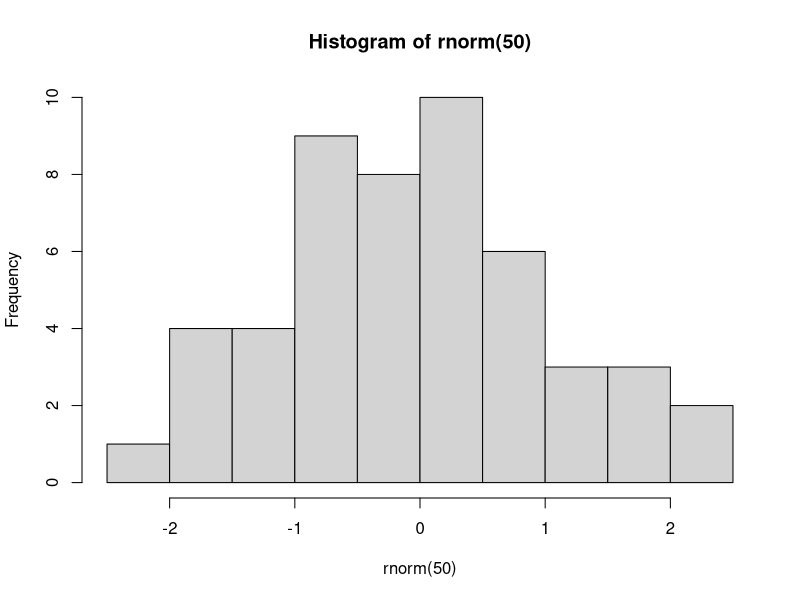

This chart was generated by the following R code:
## ---- chunk 1
#|echo: TRUE
1 + 2
## ---- chunk 2
#|echo: TRUE
1 * 100
## ---- chunk 3
#|echo: TRUE
1 / 100
## ---- chunk 4
#|echo: TRUE
rnorm(50)
## ---- chunk 5
#|echo: TRUE
hist(rnorm(50))
## ---- chunk 6
#|echo: TRUE
# create a vector
vec <- c(1, 2, 3, 4, 5) 
mean(vec)    # mean of vector
## ---- chunk 7
#|echo: TRUE
# Create a numeric vector
numbers <- c(1, 2, 3, 4, 5)

# Create a character vector
fruits <- c("apple", "banana", "cherry", "apple")

# Access elements
numbers[1]      # first element
fruits[2:3]     # second and third elements

# Basic operations
sum(numbers)    # sum of all numbers
summary(numbers) # summary statistics
length(fruits)  # number of elements
summary(fruits) # summary statistics
table(fruits)
## ---- chunk 8
#|echo: TRUE
library(tidyverse)
## ---- chunk 9
#|echo: TRUE
library(palmerpenguins)
## ---- chunk 10
#|echo: TRUE
# Create a factor
gender <- factor(c("Male", "Female", "Female", "Male"))

# View the factor
gender

# Check the levels
levels(gender)

# Count occurrences of each level
table(gender)
summary(gender)
## ---- chunk 11
#|echo: TRUE
library(tibble)
ID <- 1:10
gender <- c(rep("male", 5), rep("female", 5))
height <- c(10, 20, 30, 14, 15, 21, 17, 12, 16, 23)
weight <- c(5, 10, 15, 7, 7.5, 10.5, 8.5, 6, 8, 11.5)
data <- tibble(ID=ID,
               Gender=gender,
               Weight=weight,
               Height=height)
data
## ---- chunk 12
#|echo: TRUE
head(data)
tail(data)
glimpse(data)
summary(data)
dim(data)
